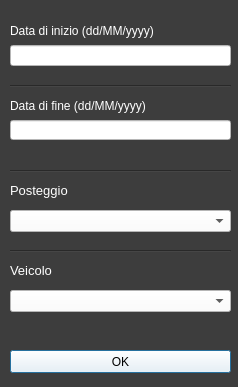
<?xml version="1.0" encoding="UTF-8"?>
<ui version="4.0">
 <class>Dialog</class>
 <widget class="QDialog" name="Dialog">
  <property name="geometry">
   <rect>
    <x>0</x>
    <y>0</y>
    <width>238</width>
    <height>387</height>
   </rect>
  </property>
  <property name="windowTitle">
   <string>Dialog</string>
  </property>
  <property name="styleSheet">
   <string notr="true">background-color: rgb(61, 61, 61);
color: rgb(255, 255, 255);</string>
  </property>
  <widget class="QComboBox" name="posteggio_comboBox">
   <property name="geometry">
    <rect>
     <x>10</x>
     <y>210</y>
     <width>221</width>
     <height>22</height>
    </rect>
   </property>
   <property name="styleSheet">
    <string notr="true">background-color: rgb(255, 255, 255);
color: rgb(0, 0, 0);</string>
   </property>
  </widget>
  <widget class="QLabel" name="label">
   <property name="geometry">
    <rect>
     <x>10</x>
     <y>15</y>
     <width>221</width>
     <height>31</height>
    </rect>
   </property>
   <property name="styleSheet">
    <string notr="true">font: 10pt &quot;MS Shell Dlg 2&quot;;</string>
   </property>
   <property name="text">
    <string>Data di inizio (dd/MM/yyyy)</string>
   </property>
  </widget>
  <widget class="QLabel" name="label_2">
   <property name="geometry">
    <rect>
     <x>10</x>
     <y>90</y>
     <width>221</width>
     <height>31</height>
    </rect>
   </property>
   <property name="styleSheet">
    <string notr="true">font: 10pt &quot;MS Shell Dlg 2&quot;;</string>
   </property>
   <property name="text">
    <string>Data di fine (dd/MM/yyyy)</string>
   </property>
  </widget>
  <widget class="QLabel" name="label_4">
   <property name="geometry">
    <rect>
     <x>10</x>
     <y>175</y>
     <width>221</width>
     <height>31</height>
    </rect>
   </property>
   <property name="font">
    <font>
     <pointsize>10</pointsize>
    </font>
   </property>
   <property name="text">
    <string>Posteggio</string>
   </property>
  </widget>
  <widget class="QPushButton" name="ok_button">
   <property name="geometry">
    <rect>
     <x>10</x>
     <y>350</y>
     <width>221</width>
     <height>23</height>
    </rect>
   </property>
   <property name="cursor">
    <cursorShape>PointingHandCursor</cursorShape>
   </property>
   <property name="styleSheet">
    <string notr="true">background-color: rgb(255, 255, 255);
color: rgb(0, 0, 0);</string>
   </property>
   <property name="text">
    <string>OK</string>
   </property>
  </widget>
  <widget class="QLineEdit" name="data_inizio_lineEdit">
   <property name="geometry">
    <rect>
     <x>10</x>
     <y>45</y>
     <width>221</width>
     <height>21</height>
    </rect>
   </property>
   <property name="styleSheet">
    <string notr="true">background-color: rgb(255, 255, 255);
color: rgb(0, 0, 0);</string>
   </property>
  </widget>
  <widget class="QLineEdit" name="data_fine_lineEdit">
   <property name="geometry">
    <rect>
     <x>10</x>
     <y>120</y>
     <width>221</width>
     <height>20</height>
    </rect>
   </property>
   <property name="styleSheet">
    <string notr="true">background-color: rgb(255, 255, 255);
color: rgb(0, 0, 0);</string>
   </property>
  </widget>
  <widget class="Line" name="line">
   <property name="geometry">
    <rect>
     <x>10</x>
     <y>85</y>
     <width>221</width>
     <height>3</height>
    </rect>
   </property>
   <property name="orientation">
    <enum>Qt::Horizontal</enum>
   </property>
  </widget>
  <widget class="Line" name="line_3">
   <property name="geometry">
    <rect>
     <x>10</x>
     <y>170</y>
     <width>221</width>
     <height>3</height>
    </rect>
   </property>
   <property name="orientation">
    <enum>Qt::Horizontal</enum>
   </property>
  </widget>
  <widget class="QLabel" name="label_5">
   <property name="geometry">
    <rect>
     <x>10</x>
     <y>255</y>
     <width>221</width>
     <height>31</height>
    </rect>
   </property>
   <property name="font">
    <font>
     <pointsize>10</pointsize>
    </font>
   </property>
   <property name="text">
    <string>Veicolo</string>
   </property>
  </widget>
  <widget class="QComboBox" name="veicolo_comboBox">
   <property name="geometry">
    <rect>
     <x>10</x>
     <y>290</y>
     <width>221</width>
     <height>22</height>
    </rect>
   </property>
   <property name="styleSheet">
    <string notr="true">background-color: rgb(255, 255, 255);
color: rgb(0, 0, 0);</string>
   </property>
  </widget>
  <widget class="Line" name="line_4">
   <property name="geometry">
    <rect>
     <x>10</x>
     <y>250</y>
     <width>221</width>
     <height>3</height>
    </rect>
   </property>
   <property name="orientation">
    <enum>Qt::Horizontal</enum>
   </property>
  </widget>
 </widget>
 <resources/>
 <connections/>
</ui>
